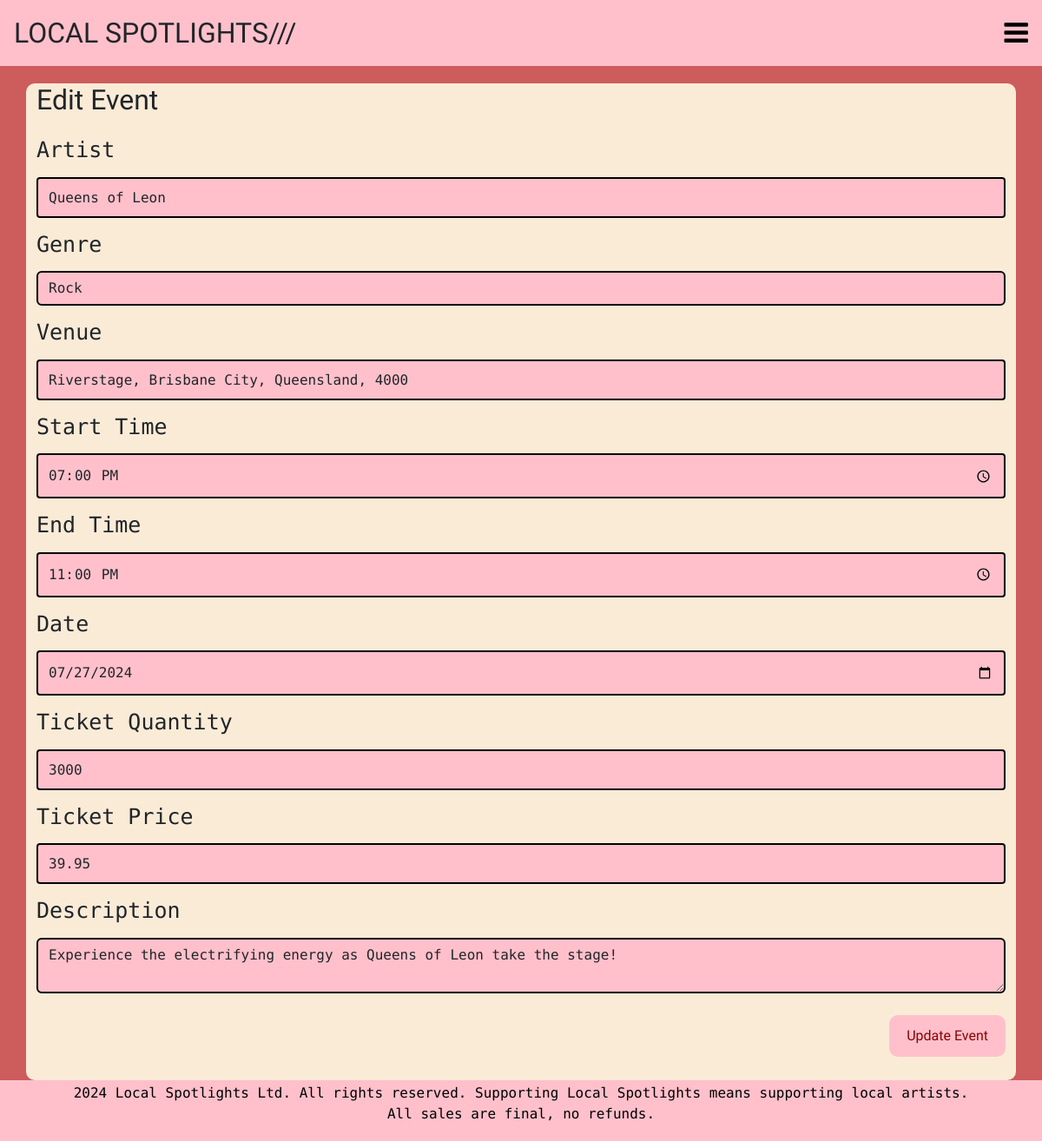
/events/1/edit-event (signed in), run on the app's committed database.
### local_spotlights/models.py (models this page shows, shortened)
class Event(db.Model):
    __tablename__ = 'events'
    id = db.Column(db.Integer, primary_key=True)
    artist = db.Column(db.String(80))
    description = db.Column(db.String(200))
    img = db.Column(db.String(400))
    genre = db.Column(db.String(100))
    venue = db.Column(db.String(300))
    date = db.Column(db.Date)
    start_time = db.Column(db.Time)
    end_time = db.Column(db.Time)
    ticket_quantity = db.Column(db.Integer)
    ticket_price = db.Column(db.Float(20))
    comments = db.relationship('Comment', backref='event')
    status = db.relationship('EventStatus', backref='event', uselist=False)
    order = db.relationship('Order', backref="event")
    user_id = db.Column(db.Integer, db.ForeignKey('users.id'))

### local_spotlights/events.py (the view, shortened to what this page needs)
@eventbp.route('/<id>/edit-event', methods=['GET', 'POST'])
@login_required
def edit_event(id):
    event = db.session.scalar(db.select(Event).where(Event.id == id))
    if not event:
        abort(404)
    if event.user_id != current_user.id:
        flash('You are not authorized to edit this event', 'danger')
        return redirect(url_for('eventbp.my_events'))
    form = EditEventForm(obj=event)
    return render_template('events/edit_event.html', form=form, event=event)

### local_spotlights/forms.py (shortened to what this page needs)
class EditEventForm(FlaskForm):
    artist = StringField('Artist', validators=[InputRequired()])
    genre = SelectField("Genre", choices=[('rock', 'Rock'), ('metal', 'Metal'), ('pop', 'Pop'), ('blues/jazz', 'Blues/Jazz'), ('country', 'Country'), ('alternative', 'Alternative')])
    venue = StringField('Venue', validators=[InputRequired()])
    start_time = TimeField('Start Time', validators=[InputRequired()])
    end_time = TimeField('End Time', validators=[InputRequired()])
    date = DateField('Date', validators=[InputRequired()])
    ticket_quantity = IntegerField('Ticket Quantity', validators=[InputRequired()])
    ticket_price = FloatField('Ticket Price', validators=[InputRequired()])
    description = TextAreaField('Description', validators=[InputRequired()])
    submit = SubmitField('Update Event')

### local_spotlights/templates/events/edit_event.html (shortened to what this page needs)
{% extends "base.html" %}
{% block head %}
{{ super() }}
<link rel="stylesheet" type="text/css" href="{{ url_for('static', filename='styles/create_event_style.css') }}" />
{% endblock head %}
    {% block content %}
    <div class="main_container">
        <div class="container">
            <h2>Edit Event</h2>
            <form method="POST" action="{{ url_for('event.edit_event', id=event.id) }}" enctype="multipart/form-data">
                <div class="form-group">
                    {{ form.artist.label }} {{ form.artist(class="form-control") }}
                </div>
                <div class="form-group">
                    {{ form.genre.label }} {{ form.genre(class="form-control") }}
                </div>
                <div class="form-group">
                    {{ form.venue.label }} {{ form.venue(class="form-control") }}
                </div>
                <div class="form-group">
                    {{ form.start_time.label }} {{ form.start_time(class="form-control") }}
                </div>
                <div class="form-group">
                    {{ form.end_time.label }} {{ form.end_time(class="form-control") }}
                </div>
                <div class="form-group">
                    {{ form.date.label }} {{ form.date(class="form-control") }}
                </div>
                <div class="form-group">
                    {{ form.ticket_quantity.label }} {{ form.ticket_quantity(class="form-control") }}
                </div>
                <div class="form-group">
                    {{ form.ticket_price.label }} {{ form.ticket_price(class="form-control") }}
                </div>
                <div class="form-group">
                    {{ form.description.label }} {{ form.description(class="form-control") }}
                </div>
                <div class="form-group" style="margin-left:auto; margin-right: auto;
         margin-top:25px; display: block; padding-bottom: 50px;">
                    {{ form.submit(class="btn btn-primary") }}
                </div>
            </form>
        </div>
    </div>
    {% endblock content %}

### local_spotlights/static/styles/create_event_style.css (style rules this page uses)
body { background-color: indianred !important; font-size: 30px; font-family: Pixelify Sans !important; font-weight: 500; }
label { font-size: 25px; font-family: Azeret Mono; }
input[type=text], input[type=number], input[type=time], input[type=date], select, textarea { width: 100%; padding: 12px; border: 1px solid #ccc; border-radius: 4px; box-sizing: border-box; resize: vertical; background-color: pink; }
label { padding: 12px 12px 12px 0; display: inline-block; }
input[type=submit] { background-color: pink; color: darkred; padding: 12px 20px; border-radius:10px; border: none; cursor: pointer; float: right; }
.container { background-color: antiquewhite; border-radius: 10px; height: auto; padding-bottom: 25px; width: 100%; height: 100% }
.form-control { background-color: pink !important; height: 100% !important; width: auto; font-family:Azeret Mono !important; border: 2px solid black !important; }

### data on the page
Event: artist "Queens of Leon", genre "Rock", venue "Riverstage, Brisbane City, Queensland, 4000", start_time "19:00", end_time "23:00", date "07/27/2024", ticket_quantity "3000", ticket_price "39.95", description "Experience the electrifying energy as Queens of Leon take the stage!"
